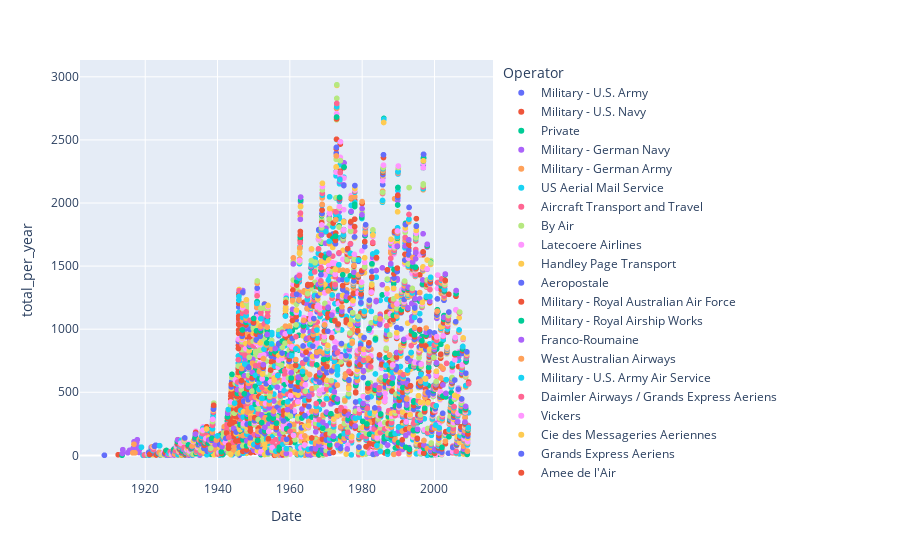

Here is the notebook cell this chart was saved with:
### Code cell
fig = px.scatter(
data_frame = df,
x = "Date",
y = "total_per_year",
color = "Operator")

fig.show()
